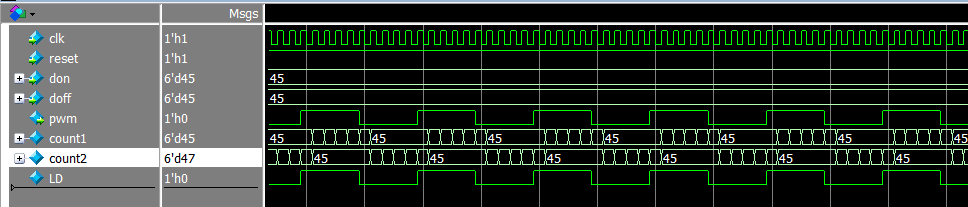
#> input picture plot/a.png, 968 x 207 px
$ jupyter execute a.ipynb
#> lines starting #> are read from the running program, lines starting #| are printed output that depends on the picture
[cell 1]
import cv2 as cv
import numpy as np

[cell 2]
frame = cv.imread("./a.png")
#> frame is the input picture: shape (207, 968, 3); mean B, G, R 54, 62.2, 52.7

[cell 3]
frame.shape
#> Out = (207, 968, 3)

[cell 4]
for i in range(207):
    for j in range(968):
            if j > 260 and frame[i][j][0] == 0 and frame[i][j][1] == 0 and frame[i][j][2] == 0:
                frame[i][j][0] = 255
                frame[i][j][1] = 255
                frame[i][j][2] = 255
            else:
                continue
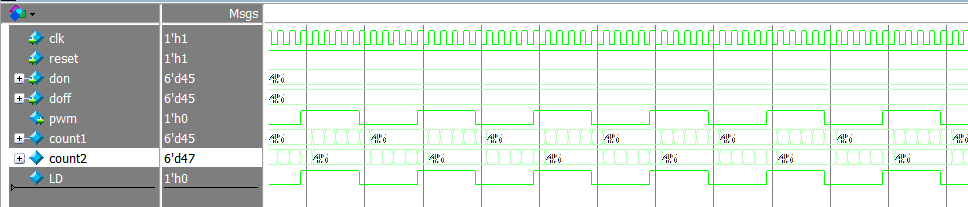
#> frame: shape (207, 968, 3); mean B, G, R 214.2, 222.4, 212.9

[cell 5]
frame.shape
#> Out = (207, 968, 3)

[cell 6]
cv.imwrite('./图片1.png', frame)
#> Out = True

[cell 7]
frame[137][250]
#> Out = [126, 126, 126]
